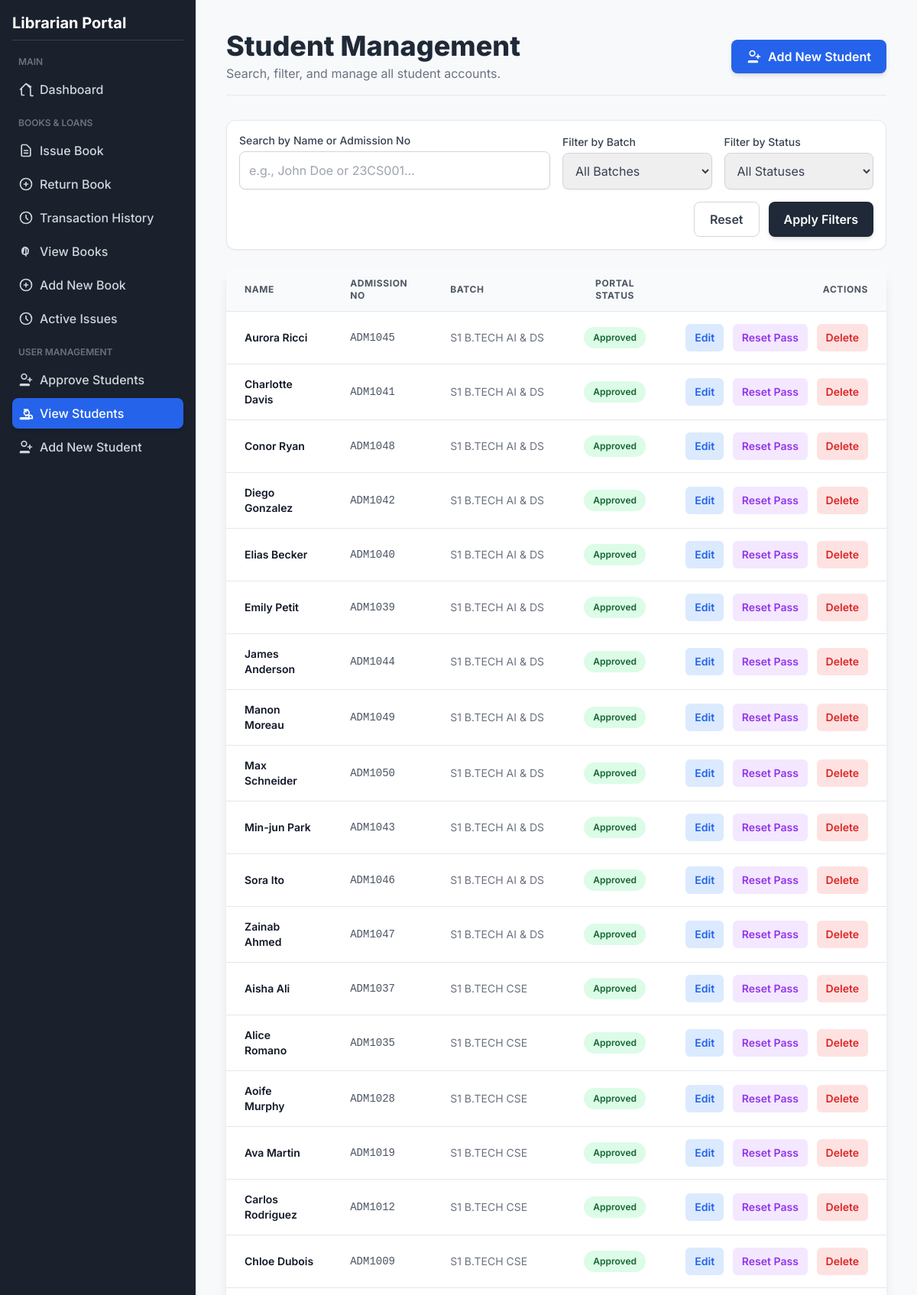
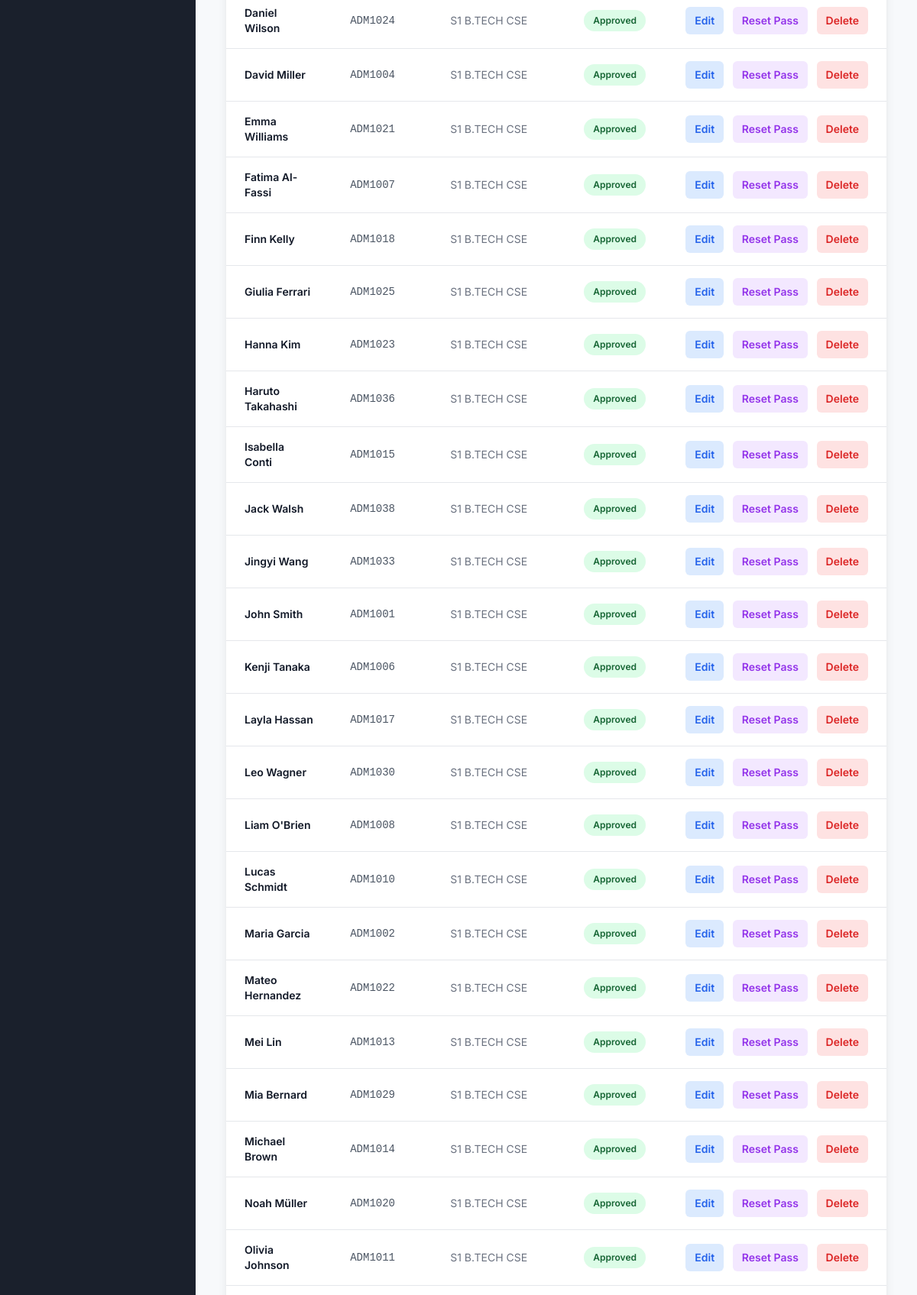
Screenshot of /view_students (signed in, upper part) with the database file from the repository (2 pictures, top to bottom).
### tables this page shows
CREATE TABLE students_auth (
                id INTEGER PRIMARY KEY AUTOINCREMENT,
                admission_no TEXT UNIQUE NOT NULL,
                password_hash TEXT NOT NULL,
                is_approved BOOLEAN NOT NULL DEFAULT 0,
                FOREIGN KEY(admission_no) REFERENCES students(admission_no) ON DELETE CASCADE
            );

CREATE TABLE students (
                            id INTEGER PRIMARY KEY AUTOINCREMENT,
                            admission_no TEXT UNIQUE NOT NULL,
                            name TEXT NOT NULL,
                            batch TEXT NOT NULL
                        );

### app.py (the view)
@app.route("/view_students")
@login_required
def view_students():
    query = request.args.get('query', '')
    batch_filter = request.args.get('batch', 'all')
    status_filter = request.args.get('status', 'all')
    sql = """
        SELECT s.id, s.admission_no, s.name, s.batch, sa.is_approved
        FROM students s
        LEFT JOIN students_auth sa ON s.admission_no = sa.admission_no
    """
    params = []
    conditions = []
    if query:
        search_term = f"%{query}%"
        conditions.append("(s.name LIKE ? OR s.admission_no LIKE ?)")
        params.extend([search_term, search_term])
    if batch_filter != 'all':
        conditions.append("s.batch = ?")
        params.append(batch_filter)
    if status_filter == 'approved':
        conditions.append("sa.is_approved = 1")
    elif status_filter == 'pending':
        conditions.append("(sa.is_approved = 0 OR sa.is_approved IS NULL)")
    if conditions:
        sql += " WHERE " + " AND ".join(conditions)
    sql += " ORDER BY s.batch, s.name"
    with get_connection() as conn:
        students = conn.execute(sql, tuple(params)).fetchall()
        batches = conn.execute("SELECT DISTINCT batch FROM students ORDER BY batch ASC").fetchall()
    return render_template("view_students.html",
                           students=students,
                           batches=batches,
                           search_query=query,
                           current_batch=batch_filter,
                           current_status=status_filter)

### app.py (called while the page is built)
def get_connection():
    return SQLiteContext(DB_NAME)

def login_required(f):
    @wraps(f)
    def decorated_function(*args, **kwargs):
        if not session.get('logged_in'):
            flash('Please log in to access this page.', 'danger')
            return redirect(url_for('login'))
        return f(*args, **kwargs)
    return decorated_function

@app.context_processor
def inject_pending_count():
    with get_connection() as conn:
        try:
            count = conn.execute("SELECT COUNT(id) FROM students_auth WHERE is_approved = 0").fetchone()[0]
            return dict(pending_count=count)
        except:
            return dict(pending_count=0)

    def __enter__(self):
        self.conn = sqlite3.connect(self.db_name)
        self.conn.row_factory = sqlite3.Row
        self.conn.execute('PRAGMA foreign_keys = ON;')
        return self.conn

    def __exit__(self, exc_type, exc_val, exc_tb):
        if exc_type is None and self.conn:
            self.conn.commit()
        if self.conn:
            self.conn.close()
        return False

### templates/view_students.html (shortened to what this page needs)
<!DOCTYPE html>
<html lang="en">
<head>
    <script src="https://cdn.tailwindcss.com"></script>
</head>
<body class="min-h-screen">
    <div class="md:flex">
        <div class="sidebar w-full md:w-64 p-4 flex-shrink-0 md:flex md:flex-col md:h-screen md:sticky md:top-0">
            <div class="flex-grow">
                <h2 class="text-xl font-bold text-white mb-4 border-b border-gray-700 pb-2">Librarian Portal</h2>
                <nav class="flex flex-col space-y-1">
                    <span class="text-xs uppercase text-gray-500 px-2 pt-1 pb-1 font-semibold block">Main</span>
                    <a href="{{ url_for('index') }}" class="nav-link flex items-center p-2 rounded-lg text-gray-300 font-medium">
                        <svg class="w-5 h-5 mr-2" fill="none" stroke="currentColor" viewBox="0 0 24 24"><path stroke-linecap="round" stroke-linejoin="round" stroke-width="2" d="M3 12l2-2m0 0l7-7 7 7M5 10v10a1 1 0 001 1h3m10-10v10a1 1 0 001 1h3m-3-14L12 3l-7 7"></path></svg>
                        Dashboard
                    </a>
                    <span class="text-xs uppercase text-gray-500 px-2 pt-3 pb-1 font-semibold block">Books & Loans</span>
                    <a href="{{ url_for('issue_book') }}" class="nav-link flex items-center p-2 rounded-lg text-gray-300 font-medium">
                        <svg class="w-5 h-5 mr-2" fill="none" stroke="currentColor" viewBox="0 0 24 24"><path stroke-linecap="round" stroke-linejoin="round" stroke-width="2" d="M9 12h6m-6 4h6m2 5H7a2 2 0 01-2-2V5a2 2 0 012-2h5.586a1 1 0 01.707.293l5.414 5.414a1 1 0 01.293.707V19a2 2 0 01-2 2z"></path></svg>
                        Issue Book
                    </a>
                    <a href="{{ url_for('return_book') }}" class="nav-link flex items-center p-2 rounded-lg text-gray-300 font-medium">
                        <svg class="w-5 h-5 mr-2" fill="none" stroke="currentColor" viewBox="0 0 24 24"><path stroke-linecap="round" stroke-linejoin="round" stroke-width="2" d="M12 9v3m0 0v3m0-3h3m-3 0H9m12 0a9 9 0 11-18 0 9 9 0 0118 0z"></path></svg>
                        Return Book
                    </a>
                    <a href="{{ url_for('transaction_history') }}" class="nav-link flex items-center p-2 rounded-lg text-gray-300 font-medium">
                        <svg class="w-5 h-5 mr-2" fill="none" stroke="currentColor" viewBox="0 0 24 24"><path stroke-linecap="round" stroke-linejoin="round" stroke-width="2" d="M12 8v4l3 3m6-3a9 9 0 11-18 0 9 9 0 0118 0z"></path></svg>
                        Transaction History
                    </a>
                    <a href="{{ url_for('view_books') }}" class="nav-link flex items-center p-2 rounded-lg text-gray-300 font-medium">
                        View Books
                    </a>
                    <a href="{{ url_for('add_book') }}" class="nav-link flex items-center p-2 rounded-lg text-gray-300 font-medium">
                        <svg class="w-5 h-5 mr-2" fill="none" stroke="currentColor" viewBox="0 0 24 24"><path stroke-linecap="round" stroke-linejoin="round" stroke-width="2" d="M12 9v3m0 0v3m0-3h3m-3 0H9m12 0a9 9 0 11-18 0 9 9 0 0118 0z"></path></svg>
                        Add New Book
                    </a>
                    <a href="{{ url_for('active_issues') }}" class="nav-link flex items-center p-2 rounded-lg text-gray-300 font-medium">
                        <svg class="w-5 h-5 mr-2" fill="none" stroke="currentColor" viewBox="0 0 24 24"><path stroke-linecap="round" stroke-linejoin="round" stroke-width="2" d="M12 8v4l3 3m6-3a9 9 0 11-18 0 9 9 0 0118 0z"></path></svg>
                        Active Issues
                    </a>
                    <span class="text-xs uppercase text-gray-500 px-2 pt-3 pb-1 font-semibold block">User Management</span>
                    <a href="{{ url_for('approve_students') }}" class="nav-link flex items-center p-2 rounded-lg text-gray-300 font-medium">
                         <svg class="w-5 h-5 mr-2" fill="none" stroke="currentColor" viewBox="0 0 24 24"><path stroke-linecap="round" stroke-linejoin="round" stroke-width="2" d="M18 9v3m0 0v3m0-3h3m-3 0h-3m-2-5a4 4 0 11-8 0 4 4 0 018 0zM3 20a1 1 0 011-1h12a1 1 0 011 1v1h-14v-1z"></path></svg>
                        <span>Approve Students</span>
                    </a>
                    <a href="{{ url_for('view_students') }}" class="nav-link-active flex items-center p-2 rounded-lg text-white bg-blue-600 font-medium shadow-md">
                        <svg class="w-5 h-5 mr-2" fill="none" stroke="currentColor" viewBox="0 0 24 24"><path stroke-linecap="round" stroke-linejoin="round" stroke-width="2" d="M17 20h5v-2a3 3 0 00-5.356-1.857M17 20v-2a3 3 0 00-5.356-1.857M12 10V6M9 6h6m2 5a4 4 0 11-8 0 4 4 0 018 0zM3 20a1 1 0 011-1h12a1 1 0 011 1v1h-14v-1z"></path></svg>
                        View Students
                    </a>
                    <a href="{{ url_for('add_student') }}" class="nav-link flex items-center p-2 rounded-lg text-gray-300 font-medium">
                        <svg class="w-5 h-5 mr-2" fill="none" stroke="currentColor" viewBox="0 0 24 24"><path stroke-linecap="round" stroke-linejoin="round" stroke-width="2" d="M18 9v3m0 0v3m0-3h3m-3 0h-3m-2-5a4 4 0 11-8 0 4 4 0 018 0zM3 20a1 1 0 011-1h12a1 1 0 011 1v1h-14v-1z"></path></svg>
                        Add New Student
                    </a>
                </nav>
            </div>
        </div>
        <main class="flex-grow p-10">
            <header class="mb-8 flex flex-col md:flex-row justify-between items-start md:items-center pb-4 border-b border-gray-200">
                <div>
                    <h1 class="text-4xl font-extrabold text-gray-800">Student Management</h1>
                    <p class="text-gray-500 mt-1">Search, filter, and manage all student accounts.</p>
                </div>
                <a href="{{ url_for('add_student') }}" class="mt-4 md:mt-0 px-5 py-2.5 bg-blue-600 text-white font-semibold rounded-lg shadow-md hover:bg-blue-700 transition duration-150 flex items-center">
                    <svg class="w-5 h-5 mr-2" fill="none" stroke="currentColor" viewBox="0 0 24 24"><path stroke-linecap="round" stroke-linejoin="round" stroke-width="2" d="M18 9v3m0 0v3m0-3h3m-3 0h-3m-2-5a4 4 0 11-8 0 4 4 0 018 0zM3 20a1 1 0 011-1h12a1 1 0 011 1v1h-14v-1z"></path></svg>
                    Add New Student
                </a>
            </header>
            <div class="mb-6 bg-white p-4 rounded-xl shadow-sm border border-gray-200">
                <form method="GET" action="{{ url_for('view_students') }}" class="grid grid-cols-1 md:grid-cols-4 gap-4 items-end">
                    <div class="md:col-span-2">
                        <label for="query" class="block text-sm font-medium text-gray-700 mb-1">Search by Name or Admission No</label>
                        <input type="text" name="query" id="query" value="{{ search_query or '' }}" class="w-full p-3 border border-gray-300 rounded-lg focus:ring-blue-500 focus:border-blue-500 text-gray-700 shadow-sm" placeholder="e.g., John Doe or 23CS001...">
                    </div>
                    <div>
                        <label for="batch" class="block text-sm font-medium text-gray-700 mb-1">Filter by Batch</label>
                        <select name="batch" id="batch" class="w-full p-3 border border-gray-300 rounded-lg focus:ring-blue-500 focus:border-blue-500 text-gray-700 shadow-sm">
                            <option value="all">All Batches</option>
                        </select>
                    </div>
                    <div>
                        <label for="status" class="block text-sm font-medium text-gray-700 mb-1">Filter by Status</label>
                        <select name="status" id="status" class="w-full p-3 border border-gray-300 rounded-lg focus:ring-blue-500 focus:border-blue-500 text-gray-700 shadow-sm">
                            <option value="all" {% if current_status == 'all' %}selected{% endif %}>All Statuses</option>
                        </select>
                    </div>
                    <div class="md:col-span-4 flex justify-end gap-3">
                         <a href="{{ url_for('view_students') }}" class="px-5 py-2.5 border border-gray-300 text-gray-700 font-semibold rounded-lg hover:bg-gray-50 transition duration-150">Reset</a>
                        <button type="submit" class="px-5 py-2.5 bg-gray-800 text-white font-semibold rounded-lg shadow-md hover:bg-gray-900 transition duration-150">Apply Filters</button>
                    </div>
                </form>
            </div>
            <div class="overflow-x-auto bg-white rounded-xl shadow-lg">
                <table class="min-w-full divide-y divide-gray-200">
                    <thead class="bg-gray-50">
                        <tr>
                            <th class="px-6 py-3 text-left text-xs font-bold text-gray-600 uppercase tracking-wider">Name</th>
                            <th class="px-6 py-3 text-left text-xs font-bold text-gray-600 uppercase tracking-wider">Admission No</th>
                            <th class="px-6 py-3 text-left text-xs font-bold text-gray-600 uppercase tracking-wider">Batch</th>
                            <th class="px-6 py-3 text-center text-xs font-bold text-gray-600 uppercase tracking-wider">Portal Status</th>
                            <th class="px-6 py-3 text-right text-xs font-bold text-gray-600 uppercase tracking-wider">Actions</th>
                        </tr>
                    </thead>
                    <tbody class="bg-white divide-y divide-gray-200">
                        {% if students %}
                            {% for student in students %}
                            <tr class="hover:bg-gray-50 transition duration-150">
                                <td class="px-6 py-4 text-sm font-semibold text-gray-900">{{ student.name }}</td>
                                <td class="px-6 py-4 whitespace-nowrap text-sm text-gray-600 font-mono">{{ student.admission_no }}</td>
                                <td class="px-6 py-4 whitespace-nowrap text-sm text-gray-500">{{ student.batch }}</td>
                                <td class="px-6 py-4 whitespace-nowrap text-center">
                                    {% if student.is_approved == 1 %}
                                        <span class="px-3 py-1 inline-flex text-xs leading-5 font-semibold rounded-full bg-green-100 text-green-800">Approved</span>
                                    {% elif student.is_approved == 0 %}
                                        <span class="px-3 py-1 inline-flex text-xs leading-5 font-semibold rounded-full bg-yellow-100 text-yellow-800">Pending</span>
                                    {% else %}
                                        <span class="px-3 py-1 inline-flex text-xs leading-5 font-semibold rounded-full bg-gray-100 text-gray-800">Not Registered</span>
                                    {% endif %}
                                </td>
                                <td class="px-6 py-4 whitespace-nowrap text-sm font-medium text-right space-x-2">
                                    <button type="button" class="edit-student-btn px-3 py-2 text-sm font-semibold rounded-md text-blue-600 bg-blue-100 hover:bg-blue-200 transition"
                                        data-student-id="{{ student.id }}" data-student-name="{{ student.name }}"
                                        data-student-admission="{{ student.admission_no }}" data-student-batch="{{ student.batch }}">
                                        Edit
                                    </button>
                                    <button type="button" class="reset-pass-btn px-3 py-2 text-sm font-semibold rounded-md text-purple-600 bg-purple-100 hover:bg-purple-200 transition"
                                        data-student-id="{{ student.id }}" data-student-name="{{ student.name }}">
                                        Reset Pass
                                    </button>
                                    <button type="button" class="delete-student-btn px-3 py-2 text-sm font-semibold rounded-md text-red-600 bg-red-100 hover:bg-red-200 transition"
                                        data-student-id="{{ student.id }}"
                                        data-student-name="{{ student.name }}">
                                        Delete
                                    </button>
                                </td>
                            </tr>
                            {% endfor %}
                        {% else %}
                            <tr><td colspan="5" class="text-center py-10 px-6 text-gray-500">No Students Found</td></tr>
                        {% endif %}
                    </tbody>
                </table>
            </div>
        </main>
    </div>
</body>
</html>

### templates/view_students.html (style rules this page uses)
body { font-family: 'Inter', sans-serif; background-color: #f7f9fb; }
.sidebar { background-color: #1a202c; }
.nav-link { transition: background-color 0.2s, color 0.2s; }
.nav-link:hover, .nav-link-active { background-color: #2d3748; }

### rows the page displays
students_auth: name "Aurora Ricci", admission_no "ADM1045", batch "S1 B.TECH AI & DS", is_approved "Approved"
students_auth: name "Charlotte Davis", admission_no "ADM1041", batch "S1 B.TECH AI & DS", is_approved "Approved"
students_auth: name "Conor Ryan", admission_no "ADM1048", batch "S1 B.TECH AI & DS", is_approved "Approved"
students_auth: name "Diego Gonzalez", admission_no "ADM1042", batch "S1 B.TECH AI & DS", is_approved "Approved"
students_auth: name "Elias Becker", admission_no "ADM1040", batch "S1 B.TECH AI & DS", is_approved "Approved"
students_auth: name "Emily Petit", admission_no "ADM1039", batch "S1 B.TECH AI & DS", is_approved "Approved"
students_auth: name "James Anderson", admission_no "ADM1044", batch "S1 B.TECH AI & DS", is_approved "Approved"
students_auth: name "Manon Moreau", admission_no "ADM1049", batch "S1 B.TECH AI & DS", is_approved "Approved"
students_auth: name "Max Schneider", admission_no "ADM1050", batch "S1 B.TECH AI & DS", is_approved "Approved"
students_auth: name "Min-jun Park", admission_no "ADM1043", batch "S1 B.TECH AI & DS", is_approved "Approved"
students_auth: name "Sora Ito", admission_no "ADM1046", batch "S1 B.TECH AI & DS", is_approved "Approved"
students_auth: name "Zainab Ahmed", admission_no "ADM1047", batch "S1 B.TECH AI & DS", is_approved "Approved"
students_auth: name "Aisha Ali", admission_no "ADM1037", batch "S1 B.TECH CSE", is_approved "Approved"
students_auth: name "Alice Romano", admission_no "ADM1035", batch "S1 B.TECH CSE", is_approved "Approved"
students_auth: name "Aoife Murphy", admission_no "ADM1028", batch "S1 B.TECH CSE", is_approved "Approved"
students_auth: name "Ava Martin", admission_no "ADM1019", batch "S1 B.TECH CSE", is_approved "Approved"
students_auth: name "Carlos Rodriguez", admission_no "ADM1012", batch "S1 B.TECH CSE", is_approved "Approved"
students_auth: name "Chloe Dubois", admission_no "ADM1009", batch "S1 B.TECH CSE", is_approved "Approved"
students_auth: name "Daniel Wilson", admission_no "ADM1024", batch "S1 B.TECH CSE", is_approved "Approved"
students_auth: name "David Miller", admission_no "ADM1004", batch "S1 B.TECH CSE", is_approved "Approved"
students_auth: name "Emma Williams", admission_no "ADM1021", batch "S1 B.TECH CSE", is_approved "Approved"
students_auth: name "Fatima Al-Fassi", admission_no "ADM1007", batch "S1 B.TECH CSE", is_approved "Approved"
students_auth: name "Finn Kelly", admission_no "ADM1018", batch "S1 B.TECH CSE", is_approved "Approved"
students_auth: name "Giulia Ferrari", admission_no "ADM1025", batch "S1 B.TECH CSE", is_approved "Approved"
students_auth: name "Hanna Kim", admission_no "ADM1023", batch "S1 B.TECH CSE", is_approved "Approved"
students_auth: name "Haruto Takahashi", admission_no "ADM1036", batch "S1 B.TECH CSE", is_approved "Approved"
students_auth: name "Isabella Conti", admission_no "ADM1015", batch "S1 B.TECH CSE", is_approved "Approved"
students_auth: name "Jack Walsh", admission_no "ADM1038", batch "S1 B.TECH CSE", is_approved "Approved"
students_auth: name "Jingyi Wang", admission_no "ADM1033", batch "S1 B.TECH CSE", is_approved "Approved"
students_auth: name "John Smith", admission_no "ADM1001", batch "S1 B.TECH CSE", is_approved "Approved"
students_auth: name "Kenji Tanaka", admission_no "ADM1006", batch "S1 B.TECH CSE", is_approved "Approved"
students_auth: name "Layla Hassan", admission_no "ADM1017", batch "S1 B.TECH CSE", is_approved "Approved"
students_auth: name "Leo Wagner", admission_no "ADM1030", batch "S1 B.TECH CSE", is_approved "Approved"
students_auth: name "Liam O'Brien", admission_no "ADM1008", batch "S1 B.TECH CSE", is_approved "Approved"
students_auth: name "Lucas Schmidt", admission_no "ADM1010", batch "S1 B.TECH CSE", is_approved "Approved"
students_auth: name "Maria Garcia", admission_no "ADM1002", batch "S1 B.TECH CSE", is_approved "Approved"
students_auth: name "Mateo Hernandez", admission_no "ADM1022", batch "S1 B.TECH CSE", is_approved "Approved"
students_auth: name "Mei Lin", admission_no "ADM1013", batch "S1 B.TECH CSE", is_approved "Approved"
students_auth: name "Mia Bernard", admission_no "ADM1029", batch "S1 B.TECH CSE", is_approved "Approved"
students_auth: name "Michael Brown", admission_no "ADM1014", batch "S1 B.TECH CSE", is_approved "Approved"
students_auth: name "Noah Müller", admission_no "ADM1020", batch "S1 B.TECH CSE", is_approved "Approved"
students_auth: name "Olivia Johnson", admission_no "ADM1011", batch "S1 B.TECH CSE", is_approved "Approved"
